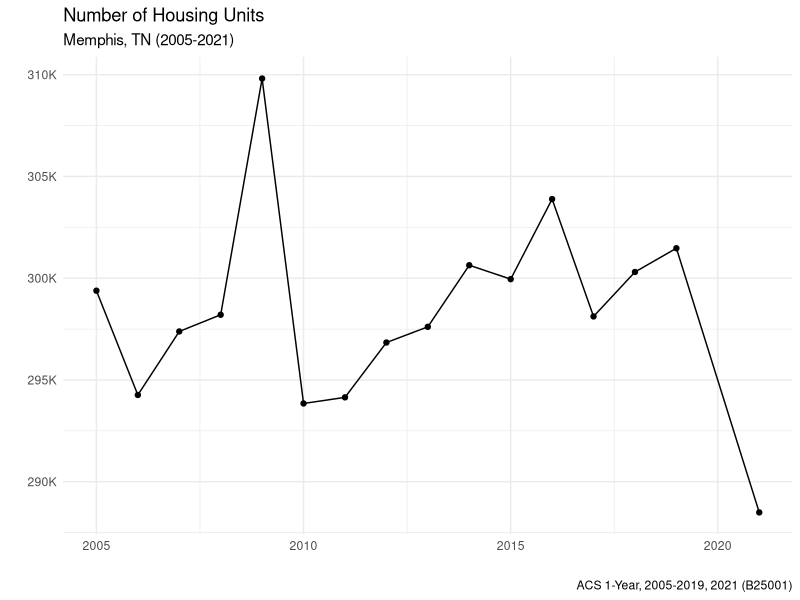

Reproduce this figure in R.
## ---- chunk 1
library(tidyverse)

acs1 <- read_csv("../_data/acs1_single.csv")
## ---- chunk 2
hu <- acs1 %>% 
  filter(variable == "B25001_001")

hu %>% ggplot(aes(yr, estimate, group = 1)) +
  geom_line() +
  geom_point() +
  scale_x_continuous() +
  scale_y_continuous(labels = scales::label_number(scale = .001, suffix = "K")) +
  theme_minimal() +
  labs(x = "", y = "",
       title = "Number of Housing Units",
       subtitle = "Memphis, TN (2005-2021)",
       caption = "ACS 1-Year, 2005-2019, 2021 (B25001)")
